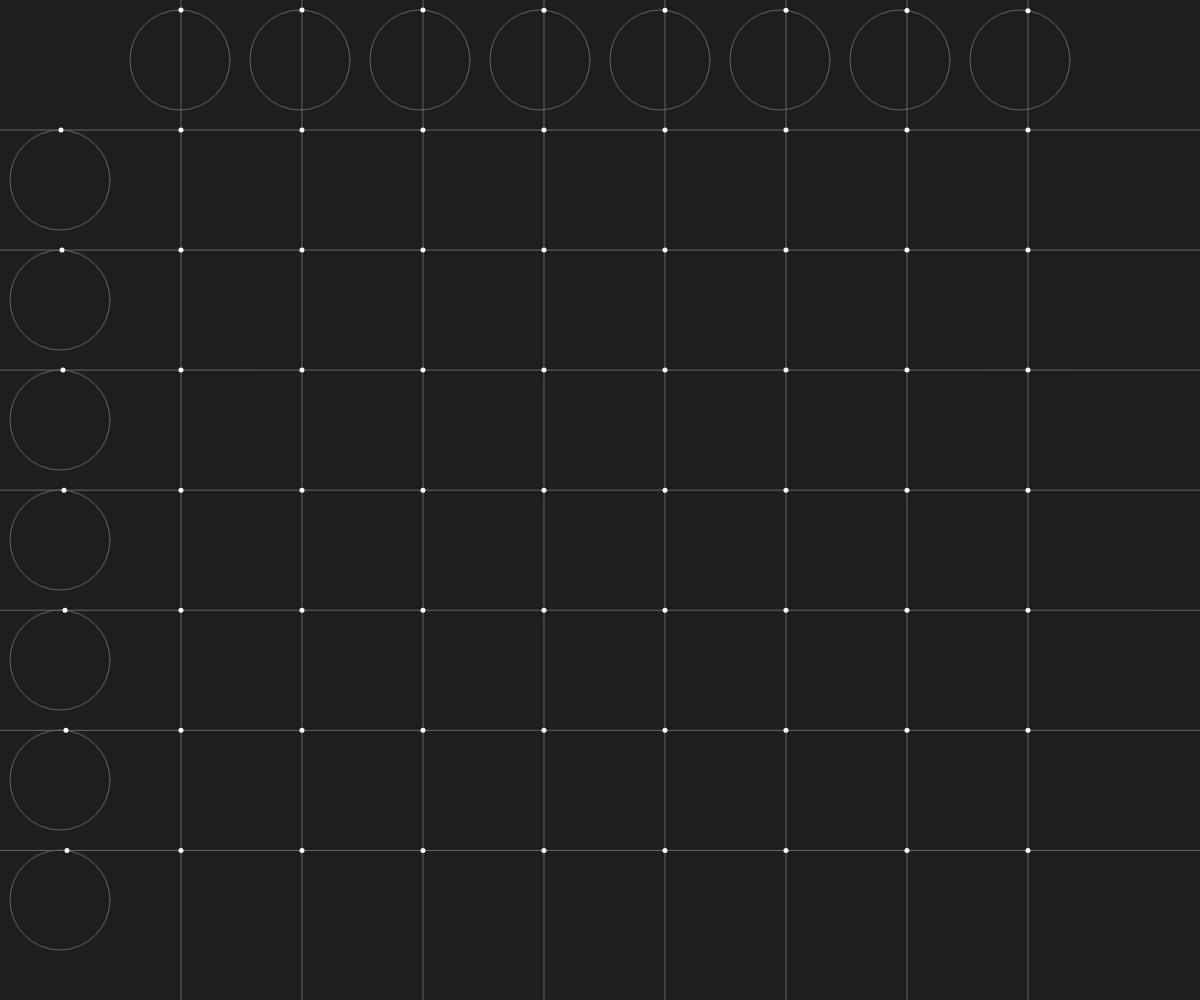
Frame 1 (no input)
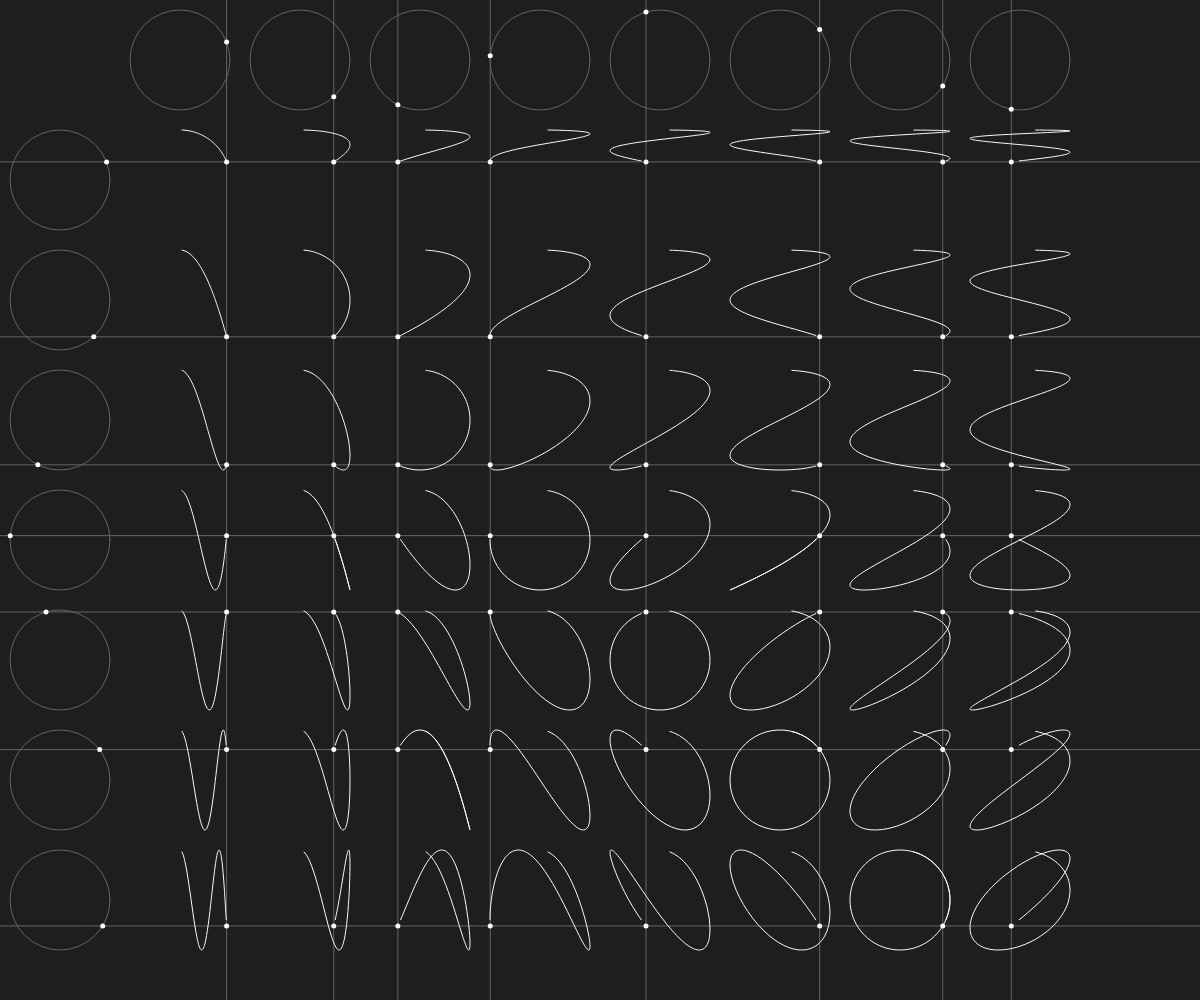
Frame 60 (no input)
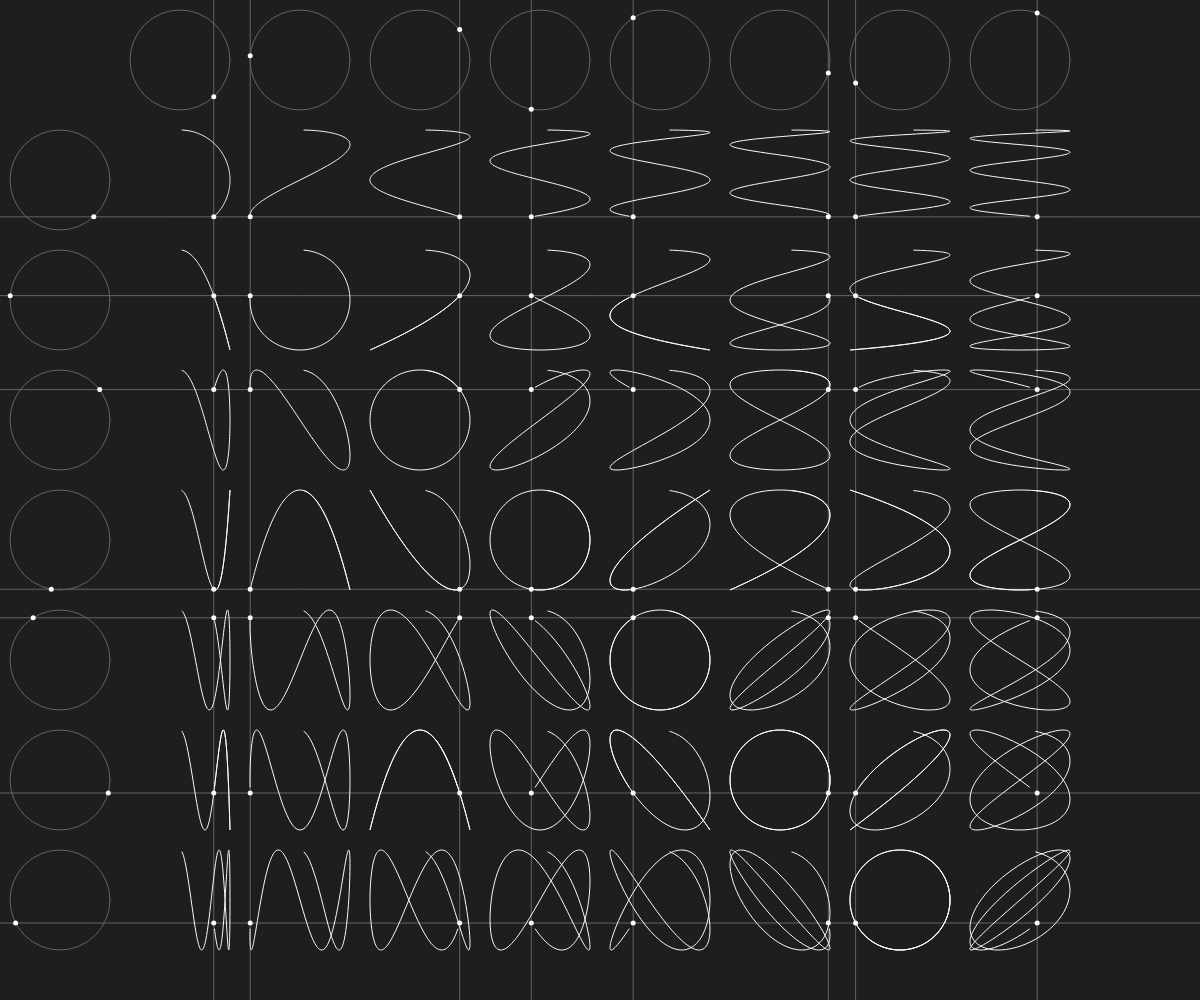
Frame 120 (the mouse pressed at the canvas centre since frame 60)

The p5.js sketch that drew these frames (run headless with seeded random() and noise() and a simulated clock; from frame 60 on, the mouse is pressed at the canvas centre):

// p5.js sketch
// ── sketch.js
let cols, rows;
let scl = 120;
let d = scl -20;

let angle = 0;
let patterns = [];

let xarr = [];
let yarr = [];

function setup() {
  createCanvas(windowWidth, windowHeight);

  cols = width/ scl -2;
  rows = height/ scl -2;

  for(i= 0; i<cols; i++){
    for(j= 0; j<rows; j++){
      let p = new Pattern(i,j);
      patterns.push(p);
    }
  }
}

function draw() {
  background(30);
  noFill();
  angle = angle +0.02;

  // rows
  for(i= 0; i<cols; i++){
    let cx = i*scl + 3*scl/2;
    let cy = scl/2;

    let x = cx + d*cos((i+1)*angle-PI/2)/2;
    let y = cy + d*sin((i+1)*angle-PI/2)/2;

    strokeWeight(1);
    stroke(100);
    line(x,0,x,height);
    cir(cx,cy,x,y);

    xarr[i] = x;
  }

  // cols
  for(j= 0; j<rows; j++){
    let cx = scl/2;
    let cy = j*scl +3*scl/2;

    let x = cx + d*cos((j+1)*angle-PI/2)/2;
    let y = cy + d*sin((j+1)*angle-PI/2)/2;

    strokeWeight(1);
    stroke(100);
    line(0,y,width,y);
    cir(cx,cy,x,y);

    yarr[j] = y;
  }

  // curve
  for(n=0;n<patterns.length;n++){
    patterns[n].setCoord();
    patterns[n].display();
  }

  // point
  for(a=0;a<xarr.length;a++){
    for(b=0;b<yarr.length;b++){
    strokeWeight(5);
    point(xarr[a],yarr[b]);
    }
  }
}

function cir(cx,cy,x,y){
  strokeWeight(1);
  stroke(100);
  ellipse(cx,cy,d,d);

  strokeWeight(5);
  stroke(255);
  point(x,y);
}

class Pattern {
  constructor(row,col){
    this.path = [];
    this.row = row;
    this.col = col;
  }

  display(){
    noFill();
    stroke(250);
    strokeWeight(1);

    beginShape();
    for(i=0;i<this.path.length;i++){
      curveVertex(this.path[i].x, this.path[i].y);
    }
    endShape();
  }

  setCoord(){
    let px = xarr[this.row];
    let py = yarr[this.col];

    if(this.path.length === 0){
      this.path.push({
        x:xarr[this.row],
        y:yarr[this.col]
      });
    } else if(px!==this.path[0].x){
      if(py!==this.path[0].y){
      this.path.push({
        x:xarr[this.row],
        y:yarr[this.col]
      })
    }
    }

  }
}
  
